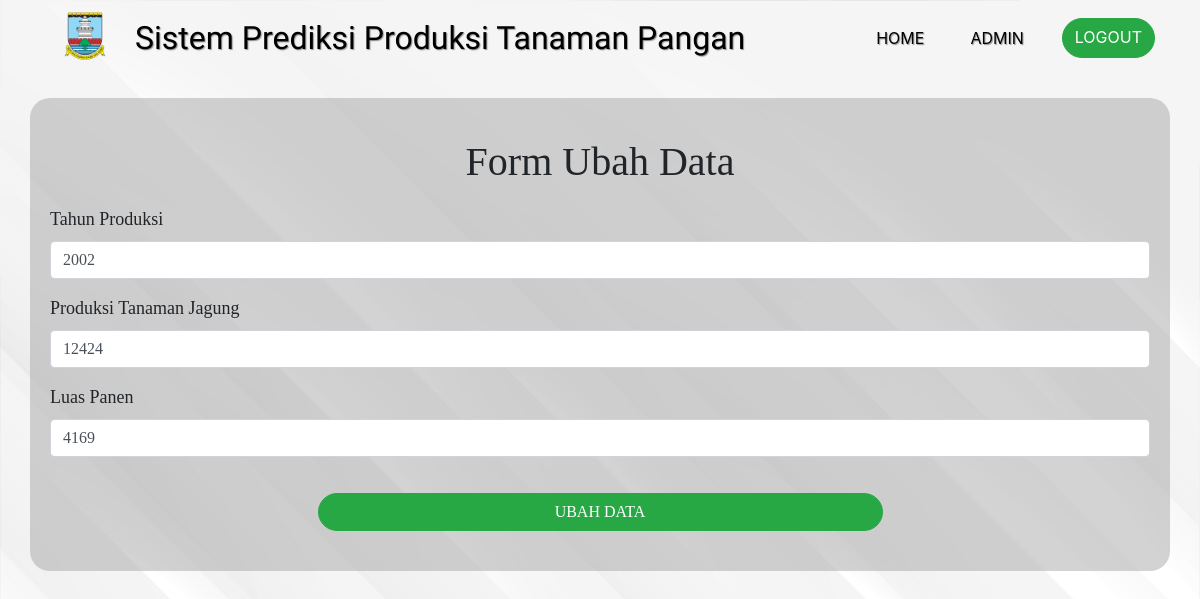
Page /admin/jagung/ubah.php?id=2 (signed in) on the committed database.
### tables this page shows
CREATE TABLE `jagung` (
  `id_jagung` int(11) NOT NULL,
  `tahun` int(50) NOT NULL,
  `produksi` int(200) NOT NULL,
  `LuasPanen` int(200) NOT NULL
);

### function/functions.php (called while the page is built, shortened)
<?php
$conn = mysqli_connect("localhost", "root", "", "prediksi2.0");
function query($query)
{
    global $conn;
    $result = mysqli_query($conn, $query);
    $rows = [];
    while ($row = mysqli_fetch_assoc($result)) {
        $rows[] = $row;
    }
    return $rows;
}

### admin/jagung/ubah.php (the view, shortened to what this page needs)
<?php
require '../../function/functions.php';
$id = $_GET["id"];
$update = query("SELECT * FROM jagung WHERE id_jagung = $id")[0];
?>
<!doctype html>
<html lang="en">
<head>
    <link rel="stylesheet" href="../../bootstrap/css/bootstrap.min.css">
    <link rel="stylesheet" href="../css/ubah.css">
</head>
<body>
    <nav class="navbar navbar-expand-lg navbar-light">
        <div class="container">
            <img src="../../logodinaskabserang/Serang.png" alt="logo">
            <a class="navbar-brand" href="">Sistem Prediksi Produksi Tanaman Pangan</a>
            <div class="collapse navbar-collapse" id="navbarNavAltMarkup">
                <div class="navbar-nav ml-auto">
                    <a class="nav-item nav-link active" href="../admin-page.php">Home</a>
                    <a class="nav-item nav-link" href="../dataadmin">Admin</a>
                    <a class="nav-item btn btn-success tombol" href="../logout.php">logout</a>
                </div>
            </div>
        </div>
    </nav>
    <div class="container content">
        <h1 class="d-flex justify-content-center">Form Ubah Data</h1>
        <form action="" method="POST">
            <div class="form-group">
                <label for="tahun">tahun produksi</label>
                <input type="number" name="tahun" class="form-control" id="tahun" autocomplete="off" value="<?= $update["tahun"]; ?>">
            </div>
            <div class="form-group">
                <label for="produksi">produksi tanaman jagung</label>
                <input type="number" name="produksi" class="form-control" id="produksi" autocomplete="off" value="<?= $update["produksi"]; ?>">
            </div>
            <div class="form-group">
                <label for="LuasPanen">Luas Panen</label>
                <input type="number" name="LuasPanen" class="form-control" id="LuasPanen" autocomplete="off" value="<?= $update["LuasPanen"]; ?>">
            </div>
            <div class="row d-flex justify-content-center">
                <button type="submit" name="submit" class="btn btn-success add">ubah data</button>
            </div>
        </form>
    </div>
</body>
</html>

### admin/css/ubah.css (style rules this page uses)
body { background-image: url(../background/bgpage.jpg); background-size: cover; }
.navbar { position: relative; z-index: 1; }
.navbar-brand { font-family: viga; font-size: 16px; }
.navbar img { width: 50px; position: relative; }
.tombol { text-transform: uppercase; border-radius: 40px; }
.content { margin-top: 20px; text-transform: capitalize; font-size: 18px; background-color: rgba(167, 167, 167, 0.5); padding: 20px; border-radius: 20px; font-family: poppins; }
.content h1 { margin-top: 20px; margin-bottom: 20px; }
.content .add { margin-top: 20px; margin-bottom: 20px; border-radius: 20px; text-transform: uppercase; width: 50%; }
@media (min-width: 992px) { .navbar { padding-bottom: 10px; } }
@media (min-width: 992px) { .navbar-brand { font-size: 32px; } }
@media (min-width: 992px) { .navbar-brand, .nav-link { color: rgb(0, 0, 0) !important; text-shadow: 1px 1px 1px rgba(105, 105, 105, 0.7); } }
@media (min-width: 992px) { .navbar img { width: 80px; position: relative; bottom: 2px; margin-right: 10px; } }
@media (min-width: 992px) { .nav-link { text-transform: uppercase; margin-right: 30px; } }

### rows in the picture
jagung: tahun "2002", produksi "12424", LuasPanen "4169"
